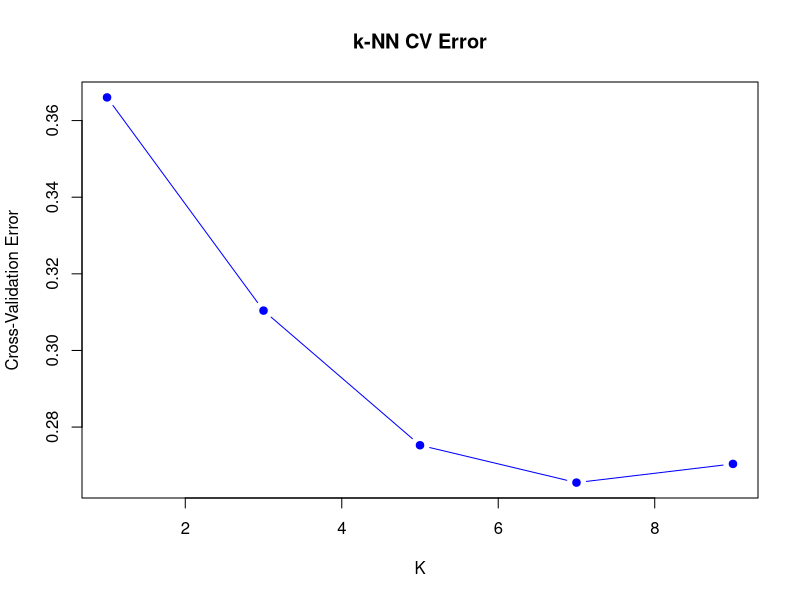

Source code (R):
# Load libraries
library(class)
library(MASS)
library(caret)

# Load data
data(Pima.tr)
data(Pima.te)

# Prepare data
train.x <- Pima.tr[, c("glu", "ped")]
train.y <- Pima.tr$type

# Function to compute 5-fold cross-validation error
get_cv_error <- function(k) {
  set.seed(123)  # Make results reproducible
  folds <- createFolds(train.y, k = 5)
  errors <- c()

  for (i in 1:5) {
    fold_idx <- folds[[i]]
    train_fold.x <- train.x[-fold_idx, ]
    train_fold.y <- train.y[-fold_idx]
    valid_fold.x <- train.x[fold_idx, ]
    valid_fold.y <- train.y[fold_idx]

    pred <- knn(train_fold.x, valid_fold.x, train_fold.y, k = k)
    error <- mean(pred != valid_fold.y)
    errors <- c(errors, error)
  }

  mean(errors)
}

# Run cross-validation for various K values
k_values <- c(1, 3, 5, 7, 9)
cv_errors <- sapply(k_values, get_cv_error)

# Output results
cv_results <- data.frame(K = k_values, CV_Error = cv_errors)
print(cv_results)

#Plot error vs K
plot(k_values, cv_errors, type = "b", col = "blue", pch = 19,
     xlab = "K", ylab = "Cross-Validation Error", main = "k-NN CV Error")
